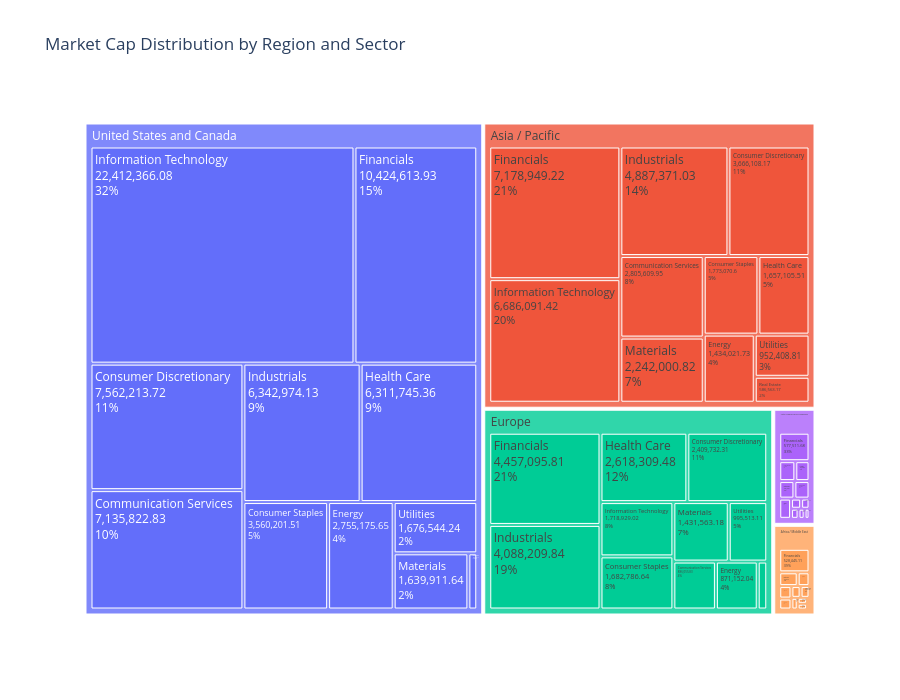

The cell this chart's notebook holds for it:
### Code cell
# Treemap: Market cap distribution by region and sector
if HAVE_PLOTLY and 'region' in all_stocks.columns and 'sector' in all_stocks.columns and 'market_cap' in all_stocks.columns:
    treemap_data = all_stocks[['region', 'sector', 'market_cap']].dropna()
    treemap_agg = treemap_data.groupby(['region', 'sector'])['market_cap'].sum().reset_index()

    if len(treemap_agg) > 0:
        fig = px.treemap(
                treemap_agg,
                path=['region', 'sector'],
                values='market_cap',
                title='Market Cap Distribution by Region and Sector',
                height=700
                )
        fig.update_traces(textinfo='label+value+percent parent')
        fig.show()

### Figure 1 — Plotly figure (JSON) as saved in the notebook; plotly's stock layout.template omitted (floating-point values rounded to 4 significant figures)
{"data": [{"branchvalues": "total", "domain": {"x": [0.0, 1.0], "y": [0.0, 1.0]}, "hovertemplate": "labels=%{label}<br>market_cap=%{value}<br>parent=%{parent}<br>id=%{id}<extra></extra>", "ids": ["Africa / Middle East/Communication Services", "Africa / Middle East/Consumer Discretionary", "Africa / Middle East/Consumer Staples", "Africa / Middle East/Energy", "Africa / Middle East/Financials", "Africa / Middle East/Health Care", "Africa / Middle East/Industrials", "Africa / Middle East/Information Technology", "Africa / Middle East/Materials", "Africa / Middle East/Real Estate", "Africa / Middle East/Utilities", "Asia / Pacific/Communication Services", "Asia / Pacific/Consumer Discretionary", "Asia / Pacific/Consumer Staples", "Asia / Pacific/Energy", "Asia / Pacific/Financials", "Asia / Pacific/Health Care", "Asia / Pacific/Industrials", "Asia / Pacific/Information Technology", "Asia / Pacific/Materials", "Asia / Pacific/Real Estate", "Asia / Pacific/Utilities", "Europe/Communication Services", "Europe/Consumer Discretionary", "Europe/Consumer Staples", "Europe/Energy", "Europe/Financials", "Europe/Health Care", "Europe/Industrials", "Europe/Information Technology", "Europe/Materials", "Europe/Real Estate", "Europe/Utilities", "Latin America and Caribbean/Communication Services", "Latin America and Caribbean/Consumer Discretionary", "Latin America and Caribbean/Consumer Staples", "Latin America and Caribbean/Energy", "Latin America and Caribbean/Financials", "Latin America and Caribbean/Health Care", "Latin America and Caribbean/Industrials", "Latin America and Caribbean/Information Technology", "Latin America and Caribbean/Materials", "Latin America and Caribbean/Real Estate", "Latin America and Caribbean/Utilities", "United States and Canada/Communication Services", "United States and Canada/Consumer Discretionary", "United States and Canada/Consumer Staples", "United States and Canada/Energy", "United States and Canada/Financials", "United States and Canada/Health Care", "United States and Canada/Industrials", "United States and Canada/Information Technology", "United States and Canada/Materials", "United States and Canada/Real Estate", "United States and Canada/Utilities", "Africa / Middle East", "Asia / Pacific", "Europe", "Latin America and Caribbean", "United States and Canada"], "labels": ["Communication Services", "Consumer Discretionary", "Consumer Staples", "Energy", "Financials", "Health Care", "Industrials", "Information Technology", "Materials", "Real Estate", "Utilities", "Communication Services", "Consumer Discretionary", "Consumer Staples", "Energy", "Financials", "Health Care", "Industrials", "Information Technology", "Materials", "Real Estate", "Utilities", "Communication Services", "Consumer Discretionary", "Consumer Staples", "Energy", "Financials", "Health Care", "Industrials", "Information Technology", "Materials", "Real Estate", "Utilities", "Communication Services", "Consumer Discretionary", "Consumer Staples", "Energy", "Financials", "Health Care", "Industrials", "Information Technology", "Materials", "Real Estate", "Utilities", "Communication Services", "Consumer Discretionary", "Consumer Staples", "Energy", "Financials", "Health Care", "Industrials", "Information Technology", "Materials", "Real Estate", "Utilities", "Africa / Middle East", "Asia / Pacific", "Europe", "Latin America and Caribbean", "United States and Canada"], "name": "", "parents": ["Africa / Middle East", "Africa / Middle East", "Africa / Middle East", "Africa / Middle East", "Africa / Middle East", "Africa / Middle East", "Africa / Middle East", "Africa / Middle East", "Africa / Middle East", "Africa / Middle East", "Africa / Middle East", "Asia / Pacific", "Asia / Pacific", "Asia / Pacific", "Asia / Pacific", "Asia / Pacific", "Asia / Pacific", "Asia / Pacific", "Asia / Pacific", "Asia / Pacific", "Asia / Pacific", "Asia / Pacific", "Europe", "Europe", "Europe", "Europe", "Europe", "Europe", "Europe", "Europe", "Europe", "Europe", "Europe", "Latin America and Caribbean", "Latin America and Caribbean", "Latin America and Caribbean", "Latin America and Caribbean", "Latin America and Caribbean", "Latin America and Caribbean", "Latin America and Caribbean", "Latin America and Caribbean", "Latin America and Caribbean", "Latin America and Caribbean", "Latin America and Caribbean", "United States and Canada", "United States and Canada", "United States and Canada", "United States and Canada", "United States and Canada", "United States and Canada", "United States and Canada", "United States and Canada", "United States and Canada", "United States and Canada", "United States and Canada", "", "", "", "", ""], "values": [120500.0, 113000.0, 80370.0, 39570.0, 528400.0, 41470.0, 77900.0, 98950.0, 188400.0, 54400.0, 21240.0, 2806000.0, 3666000.0, 1773000.0, 1434000.0, 7179000.0, 1657000.0, 4887000.0, 6686000.0, 2242000.0, 586600.0, 952400.0, 886100.0, 2410000.0, 1683000.0, 871200.0, 4457000.0, 2618000.0, 4088000.0, 1719000.0, 1432000.0, 198300.0, 995500.0, 50710.0, 214400.0, 177600.0, 68330.0, 577500.0, 33240.0, 159900.0, 56730.0, 178200.0, 41060.0, 189100.0, 7136000.0, 7562000.0, 3560000.0, 2755000.0, 10420000.0, 6312000.0, 6343000.0, 22410000.0, 1640000.0, 195100.0, 1677000.0, 1364000.0, 33870000.0, 21360000.0, 1747000.0, 70020000.0], "type": "treemap", "textinfo": "label+value+percent parent"}], "layout": {"legend": {"tracegroupgap": 0}, "title": {"text": "Market Cap Distribution by Region and Sector"}, "height": 700}}
